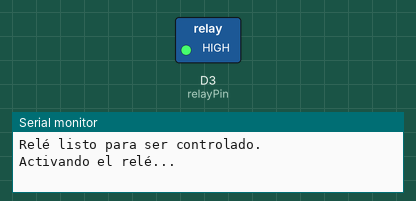
This sketch was run on a simulated ESP8266 (NodeMCU). Parts: switched loads named in the sketch (green lamp = pin HIGH), the last lines printed to the serial monitor.

Above: at 2.5 s.
At 6.5 s:
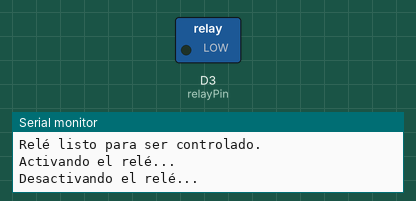
Timing chart, 0 to 10.4 s (numbered marks = the images above):
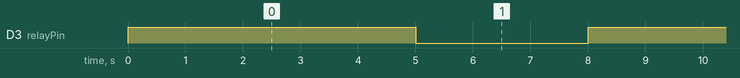

The sketch:

ESPpruebaRele.ino
```cpp
// Define el pin GPIO al que está conectado el control del relé
const int relayPin = D3; // Puedes cambiarlo al pin que estés usando

void setup() {
  // Inicializa el pin del relé como salida
  pinMode(relayPin, OUTPUT);
  // Inicialmente, desactiva el relé (dependiendo de tu relé, podría ser HIGH o LOW)
  digitalWrite(relayPin, LOW); // Cambia a HIGH si tu relé se activa con HIGH

  Serial.begin(115200);
  Serial.println("Relé listo para ser controlado.");
}

void loop() {
  // Aquí puedes agregar la lógica para activar o desactivar el relé
  // Por ejemplo, podrías leer datos de un sensor, recibir comandos por WiFi, etc.

  // Para probar, puedes activar el relé durante un segundo y luego desactivarlo
  Serial.println("Activando el relé...");
  digitalWrite(relayPin, HIGH); // Activa el relé (si se activa con HIGH)
  // digitalWrite(relayPin, LOW); // Activa el relé (si se activa con LOW)
  delay(5000); // Espera 1 segundo

  Serial.println("Desactivando el relé...");
  digitalWrite(relayPin, LOW);  // Desactiva el relé (si se activa con HIGH)
  // digitalWrite(relayPin, HIGH); // Desactiva el relé (si se activa con LOW)
  delay(3000); // Espera 2 segundos antes de repetir
}
```

Measured:
- by itself, D3 (relayPin): alternates HIGH for 5.0 s and LOW for 3.0 s
